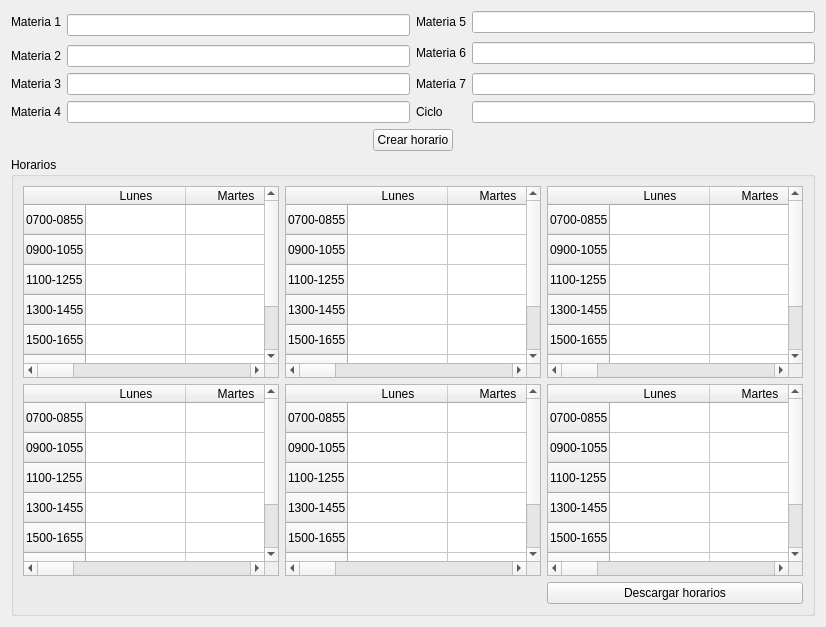
               <widget class="QWidget" name="page_crea_horarios">
                <layout class="QGridLayout" name="gridLayout_8">
                 <item row="0" column="0">
                  <layout class="QGridLayout" name="gridLayout_6">
                   <item row="3" column="0">
                    <widget class="QLabel" name="label_18">
                     <property name="text">
                      <string>Materia 3</string>
                     </property>
                    </widget>
                   </item>
                   <item row="2" column="0">
                    <widget class="QLabel" name="label_17">
                     <property name="text">
                      <string>Materia 2</string>
                     </property>
                    </widget>
                   </item>
                   <item row="0" column="3">
                    <widget class="QLineEdit" name="materia5">
                     <property name="text">
                      <string/>
                     </property>
                    </widget>
                   </item>
                   <item row="1" column="3" rowspan="2">
                    <widget class="QLineEdit" name="materia6">
                     <property name="text">
                      <string/>
                     </property>
                    </widget>
                   </item>
                   <item row="4" column="2">
                    <widget class="QLabel" name="label_24">
                     <property name="text">
                      <string>Ciclo</string>
                     </property>
                    </widget>
                   </item>
                   <item row="3" column="3">
                    <widget class="QLineEdit" name="materia7">
                     <property name="text">
                      <string/>
                     </property>
                    </widget>
                   </item>
                   <item row="3" column="1">
                    <widget class="QLineEdit" name="materia3"/>
                   </item>
                   <item row="0" column="1" rowspan="2">
                    <widget class="QLineEdit" name="materia1">
                     <property name="text">
                      <string/>
                     </property>
                    </widget>
                   </item>
                   <item row="2" column="1">
                    <widget class="QLineEdit" name="materia2"/>
                   </item>
                   <item row="4" column="0">
                    <widget class="QLabel" name="label_19">
                     <property name="text">
                      <string>Materia 4</string>
                     </property>
                    </widget>
                   </item>
                   <item row="4" column="1">
                    <widget class="QLineEdit" name="materia4"/>
                   </item>
                   <item row="0" column="2">
                    <widget class="QLabel" name="label_20">
                     <property name="text">
                      <string>Materia 5</string>
                     </property>
                    </widget>
                   </item>
                   <item row="1" column="2" rowspan="2">
                    <widget class="QLabel" name="label_21">
                     <property name="text">
                      <string>Materia 6</string>
                     </property>
                    </widget>
                   </item>
                   <item row="0" column="0">
                    <widget class="QLabel" name="label_15">
                     <property name="text">
                      <string>Materia 1</string>
                     </property>
                    </widget>
                   </item>
                   <item row="3" column="2">
                    <widget class="QLabel" name="label_22">
                     <property name="text">
                      <string>Materia 7</string>
                     </property>
                    </widget>
                   </item>
                   <item row="4" column="3">
                    <widget class="QLineEdit" name="linea_ciclo">
                     <property name="text">
                      <string/>
                     </property>
                    </widget>
                   </item>
                  </layout>
                 </item>
                 <item row="1" column="0">
                  <layout class="QGridLayout" name="gridLayout_7">
                   <item row="0" column="3">
                    <spacer name="horizontalSpacer_5">
                     <property name="orientation">
                      <enum>Qt::Orientation::Horizontal</enum>
                     </property>
                     <property name="sizeHint" stdset="0">
                      <size>
                       <width>40</width>
                       <height>20</height>
                      </size>
                     </property>
                    </spacer>
                   </item>
                   <item row="0" column="1">
                    <widget class="QPushButton" name="signal_crear_horario">
                     <property name="text">
                      <string>Crear horario</string>
                     </property>
                    </widget>
                   </item>
                   <item row="0" column="0">
                    <spacer name="horizontalSpacer_6">
                     <property name="orientation">
                      <enum>Qt::Orientation::Horizontal</enum>
                     </property>
                     <property name="sizeHint" stdset="0">
                      <size>
                       <width>40</width>
                       <height>20</height>
                      </size>
                     </property>
                    </spacer>
                   </item>
                  </layout>
                 </item>
                 <item row="2" column="0">
                  <widget class="QGroupBox" name="groupBox">
                   <property name="title">
                    <string>Horarios</string>
                   </property>
                   <layout class="QGridLayout" name="gridLayout_10">
                    <item row="0" column="0">
                     <widget class="QTableWidget" name="horario1">
                      <row>
                       <property name="text">
                        <string>0700-0855</string>
                       </property>
                      </row>
                      <row>
                       <property name="text">
                        <string>0900-1055</string>
                       </property>
                      </row>
                      <row>
                       <property name="text">
                        <string>1100-1255</string>
                       </property>
                      </row>
                      <row>
                       <property name="text">
                        <string>1300-1455</string>
                       </property>
                      </row>
                      <row>
                       <property name="text">
                        <string>1500-1655</string>
                       </property>
                      </row>
                      <row>
                       <property name="text">
                        <string>1700-1855</string>
                       </property>
                      </row>
                      <row>
                       <property name="text">
                        <string>1900-2055</string>
                       </property>
                      </row>
                      <column>
                       <property name="text">
                        <string>Lunes</string>
                       </property>
                      </column>
                      <column>
                       <property name="text">
                        <string>Martes</string>
                       </property>
                      </column>
                      <column>
                       <property name="text">
                        <string>Miercoles</string>
                       </property>
                      </column>
                      <column>
                       <property name="text">
                        <string>Jueves</string>
                       </property>
                      </column>
                      <column>
                       <property name="text">
                        <string>Viernes</string>
                       </property>
                      </column>
                      <column>
                       <property name="text">
                        <string>Sabado</string>
                       </property>
                      </column>
                     </widget>
                    </item>
                    <item row="0" column="1">
                     <widget class="QTableWidget" name="horario2">
                      <row>
                       <property name="text">
                        <string>0700-0855</string>
                       </property>
                      </row>
                      <row>
                       <property name="text">
                        <string>0900-1055</string>
                       </property>
                      </row>
                      <row>
                       <property name="text">
                        <string>1100-1255</string>
                       </property>
                      </row>
                      <row>
                       <property name="text">
                        <string>1300-1455</string>
                       </property>
                      </row>
                      <row>
                       <property name="text">
                        <string>1500-1655</string>
                       </property>
                      </row>
                      <row>
                       <property name="text">
                        <string>1700-1855</string>
                       </property>
                      </row>
                      <row>
                       <property name="text">
                        <string>1900-2055</string>
                       </property>
                      </row>
                      <column>
                       <property name="text">
                        <string>Lunes</string>
                       </property>
                      </column>
                      <column>
                       <property name="text">
                        <string>Martes</string>
                       </property>
                      </column>
                      <column>
                       <property name="text">
                        <string>Miercoles</string>
                       </property>
                      </column>
                      <column>
                       <property name="text">
                        <string>Jueves</string>
                       </property>
                      </column>
                      <column>
                       <property name="text">
                        <string>Viernes</string>
                       </property>
                      </column>
                      <column>
                       <property name="text">
                        <string>Sabado</string>
                       </property>
                      </column>
                     </widget>
                    </item>
                    <item row="0" column="2">
                     <widget class="QTableWidget" name="horario3">
                      <row>
                       <property name="text">
                        <string>0700-0855</string>
                       </property>
                      </row>
                      <row>
                       <property name="text">
                        <string>0900-1055</string>
                       </property>
                      </row>
                      <row>
                       <property name="text">
                        <string>1100-1255</string>
                       </property>
                      </row>
                      <row>
                       <property name="text">
                        <string>1300-1455</string>
                       </property>
                      </row>
                      <row>
                       <property name="text">
                        <string>1500-1655</string>
                       </property>
                      </row>
                      <row>
                       <property name="text">
                        <string>1700-1855</string>
                       </property>
                      </row>
                      <row>
                       <property name="text">
                        <string>1900-2055</string>
                       </property>
                      </row>
                      <column>
                       <property name="text">
                        <string>Lunes</string>
                       </property>
                      </column>
                      <column>
                       <property name="text">
                        <string>Martes</string>
                       </property>
                      </column>
                      <column>
                       <property name="text">
                        <string>Miercoles</string>
                       </property>
                      </column>
                      <column>
                       <property name="text">
                        <string>Jueves</string>
                       </property>
                      </column>
                      <column>
                       <property name="text">
                        <string>Viernes</string>
                       </property>
                      </column>
                      <column>
                       <property name="text">
                        <string>Sabado</string>
                       </property>
                      </column>
                     </widget>
                    </item>
                    <item row="1" column="0">
                     <widget class="QTableWidget" name="horario4">
                      <row>
                       <property name="text">
                        <string>0700-0855</string>
                       </property>
                      </row>
                      <row>
                       <property name="text">
                        <string>0900-1055</string>
                       </property>
                      </row>
                      <row>
                       <property name="text">
                        <string>1100-1255</string>
                       </property>
                      </row>
                      <row>
                       <property name="text">
                        <string>1300-1455</string>
                       </property>
                      </row>
                      <row>
                       <property name="text">
                        <string>1500-1655</string>
                       </property>
                      </row>
                      <row>
                       <property name="text">
                        <string>1700-1855</string>
                       </property>
                      </row>
                      <row>
                       <property name="text">
                        <string>1900-2055</string>
                       </property>
                      </row>
                      <column>
                       <property name="text">
                        <string>Lunes</string>
                       </property>
                      </column>
                      <column>
                       <property name="text">
                        <string>Martes</string>
                       </property>
                      </column>
                      <column>
                       <property name="text">
                        <string>Miercoles</string>
                       </property>
                      </column>
                      <column>
                       <property name="text">
                        <string>Jueves</string>
                       </property>
                      </column>
                      <column>
                       <property name="text">
                        <string>Viernes</string>
                       </property>
                      </column>
                      <column>
                       <property name="text">
                        <string>Sabado</string>
                       </property>
                      </column>
                     </widget>
                    </item>
                    <item row="1" column="1">
                     <widget class="QTableWidget" name="horario5">
                      <row>
                       <property name="text">
                        <string>0700-0855</string>
                       </property>
                      </row>
                      <row>
                       <property name="text">
                        <string>0900-1055</string>
                       </property>
                      </row>
                      <row>
                       <property name="text">
                        <string>1100-1255</string>
                       </property>
                      </row>
                      <row>
                       <property name="text">
                        <string>1300-1455</string>
                       </property>
                      </row>
                      <row>
                       <property name="text">
                        <string>1500-1655</string>
                       </property>
                      </row>
                      <row>
                       <property name="text">
                        <string>1700-1855</string>
                       </property>
                      </row>
                      <row>
                       <property name="text">
                        <string>1900-2055</string>
                       </property>
                      </row>
                      <column>
                       <property name="text">
                        <string>Lunes</string>
                       </property>
                      </column>
                      <column>
                       <property name="text">
                        <string>Martes</string>
                       </property>
                      </column>
                      <column>
                       <property name="text">
                        <string>Miercoles</string>
                       </property>
                      </column>
                      <column>
                       <property name="text">
                        <string>Jueves</string>
                       </property>
                      </column>
                      <column>
                       <property name="text">
                        <string>Viernes</string>
                       </property>
                      </column>
                      <column>
                       <property name="text">
                        <string>Sabado</string>
                       </property>
                      </column>
                     </widget>
                    </item>
                    <item row="1" column="2">
                     <widget class="QTableWidget" name="horario6">
                      <row>
                       <property name="text">
                        <string>0700-0855</string>
                       </property>
                      </row>
                      <row>
                       <property name="text">
                        <string>0900-1055</string>
                       </property>
                      </row>
                      <row>
                       <property name="text">
                        <string>1100-1255</string>
                       </property>
                      </row>
                      <row>
                       <property name="text">
                        <string>1300-1455</string>
                       </property>
                      </row>
                      <row>
                       <property name="text">
                        <string>1500-1655</string>
                       </property>
                      </row>
                      <row>
                       <property name="text">
                        <string>1700-1855</string>
                       </property>
                      </row>
                      <row>
                       <property name="text">
                        <string>1900-2055</string>
                       </property>
                      </row>
                      <column>
                       <property name="text">
                        <string>Lunes</string>
                       </property>
                      </column>
                      <column>
                       <property name="text">
                        <string>Martes</string>
                       </property>
                      </column>
                      <column>
                       <property name="text">
                        <string>Miercoles</string>
                       </property>
                      </column>
                      <column>
                       <property name="text">
                        <string>Jueves</string>
                       </property>
                      </column>
                      <column>
                       <property name="text">
                        <string>Viernes</string>
                       </property>
                      </column>
                      <column>
                       <property name="text">
                        <string>Sabado</string>
                       </property>
                      </column>
                     </widget>
                    </item>
                    <item row="2" column="2">
                     <widget class="QPushButton" name="bt_descargar_csv">
                      <property name="text">
                       <string>Descargar horarios</string>
                      </property>
                     </widget>
                    </item>
                   </layout>
                  </widget>
                 </item>
                </layout>
               </widget>
